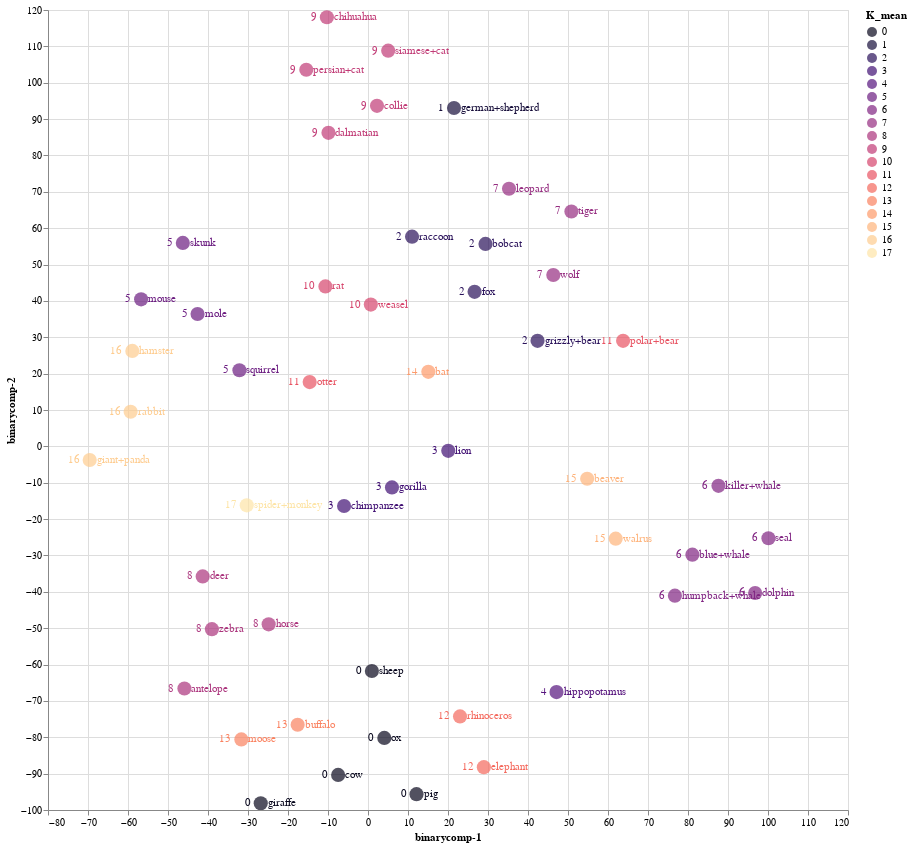

Here is the notebook cell this chart was saved with:
### Code cell
source = tsne_binary_df1

points = alt.Chart(source).mark_circle(size=200).encode(
    x='binarycomp-1:Q',
    y='binarycomp-2:Q',
    color=alt.Color('K_mean:N', scale=alt.Scale(scheme='Magma'))
    ).properties(
    width=800,
    height=800
)

text1 = points.mark_text(
    align='left',
    baseline='middle',
    dx=7
).encode(
    text='index:N'
)

text2 = points.mark_text(
    align='right',
    baseline='middle',
    dx=-10
).encode(
    text='K_mean:N'
)

points.interactive() + text1 + text2

### Figure 1 — Vega-Lite specification as saved in the notebook (floating-point values rounded to 4 significant figures)
{"config": {"view": {"continuousWidth": 400, "continuousHeight": 300}}, "layer": [{"mark": {"type": "circle", "size": 200}, "encoding": {"color": {"field": "K_mean", "scale": {"scheme": "Magma"}, "type": "nominal"}, "x": {"field": "binarycomp-1", "type": "quantitative"}, "y": {"field": "binarycomp-2", "type": "quantitative"}}, "height": 800, "selection": {"selector010": {"type": "interval", "bind": "scales", "encodings": ["x", "y"]}}, "width": 800}, {"mark": {"type": "text", "align": "left", "baseline": "middle", "dx": 7}, "encoding": {"color": {"field": "K_mean", "scale": {"scheme": "Magma"}, "type": "nominal"}, "text": {"field": "index", "type": "nominal"}, "x": {"field": "binarycomp-1", "type": "quantitative"}, "y": {"field": "binarycomp-2", "type": "quantitative"}}, "height": 800, "width": 800}, {"mark": {"type": "text", "align": "right", "baseline": "middle", "dx": -10}, "encoding": {"color": {"field": "K_mean", "scale": {"scheme": "Magma"}, "type": "nominal"}, "text": {"field": "K_mean", "type": "nominal"}, "x": {"field": "binarycomp-1", "type": "quantitative"}, "y": {"field": "binarycomp-2", "type": "quantitative"}}, "height": 800, "width": 800}], "data": {"name": "data-80756d2ced631a95a7eba193a1d02589"}, "$schema": "https://vega.github.io/schema/vega-lite/v4.17.0.json", "datasets": {"data-80756d2ced631a95a7eba193a1d02589": [{"binarycomp-1": -45.9, "binarycomp-2": -66.6, "index": "antelope", "order": "ARTIODACTYLA", "family": "BOVIDAE", "K_mean": 8}, {"binarycomp-1": 42.39, "binarycomp-2": 29.02, "index": "grizzly+bear", "order": "CARNIVORA", "family": "URSIDAE", "K_mean": 2}, {"binarycomp-1": 87.61, "binarycomp-2": -10.85, "index": "killer+whale", "order": "ARTIODACTYLA", "family": "DELPHINIDAE", "K_mean": 6}, {"binarycomp-1": 54.79, "binarycomp-2": -8.898, "index": "beaver", "order": "RODENTIA", "family": "APLODONTIIDAE", "K_mean": 15}, {"binarycomp-1": -9.883, "binarycomp-2": 86.23, "index": "dalmatian", "order": "CARNIVORA", "family": "CANIDAE", "K_mean": 9}, {"binarycomp-1": -15.43, "binarycomp-2": 103.6, "index": "persian+cat", "order": "CARNIVORA", "family": "FELIDAE", "K_mean": 9}, {"binarycomp-1": -24.84, "binarycomp-2": -48.95, "index": "horse", "order": "PERISSODACTYLA", "family": "EQUIDAE", "K_mean": 8}, {"binarycomp-1": 21.5, "binarycomp-2": 93.04, "index": "german+shepherd", "order": "CARNIVORA", "family": "CANIDAE", "K_mean": 1}, {"binarycomp-1": 81.1, "binarycomp-2": -29.78, "index": "blue+whale", "order": "ARTIODACTYLA", "family": "BALAENOPTERIDAE", "K_mean": 6}, {"binarycomp-1": 5.049, "binarycomp-2": 108.8, "index": "siamese+cat", "order": "CARNIVORA", "family": "FELIDAE", "K_mean": 9}, {"binarycomp-1": -46.29, "binarycomp-2": 55.94, "index": "skunk", "order": "CARNIVORA", "family": "MEPHITIDAE", "K_mean": 5}, {"binarycomp-1": -42.61, "binarycomp-2": 36.4, "index": "mole", "order": "EULIPOTYPHLA", "family": "TALPIDAE", "K_mean": 5}, {"binarycomp-1": 50.86, "binarycomp-2": 64.6, "index": "tiger", "order": "CARNIVORA", "family": "FELIDAE", "K_mean": 7}, {"binarycomp-1": 47.13, "binarycomp-2": -67.57, "index": "hippopotamus", "order": "ARTIODACTYLA", "family": "HIPPOPOTAMIDAE", "K_mean": 4}, {"binarycomp-1": 35.25, "binarycomp-2": 70.84, "index": "leopard", "order": "CARNIVORA", "family": "FELIDAE", "K_mean": 7}, {"binarycomp-1": -31.66, "binarycomp-2": -80.59, "index": "moose", "order": "ARTIODACTYLA", "family": "CERVIDAE", "K_mean": 13}, {"binarycomp-1": -30.31, "binarycomp-2": -16.22, "index": "spider+monkey", "order": "PRIMATES", "family": "ATELIDAE", "K_mean": 17}, {"binarycomp-1": 76.73, "binarycomp-2": -41.05, "index": "humpback+whale", "order": "ARTIODACTYLA", "family": "BALAENOPTERIDAE", "K_mean": 6}, {"binarycomp-1": 28.96, "binarycomp-2": -88.21, "index": "elephant", "order": "PROBOSCIDEA", "family": "ELEPHANTIDAE", "K_mean": 12}, {"binarycomp-1": 5.994, "binarycomp-2": -11.29, "index": "gorilla", "order": "PRIMATES", "family": "HOMINIDAE", "K_mean": 3}, {"binarycomp-1": 4.079, "binarycomp-2": -80.17, "index": "ox", "order": "ARTIODACTYLA", "family": "BOVIDAE", "K_mean": 0}, {"binarycomp-1": 26.65, "binarycomp-2": 42.49, "index": "fox", "order": "CARNIVORA", "family": "CANIDAE", "K_mean": 2}, {"binarycomp-1": 0.9736, "binarycomp-2": -61.76, "index": "sheep", "order": "ARTIODACTYLA", "family": "BOVIDAE", "K_mean": 0}, {"binarycomp-1": 100.1, "binarycomp-2": -25.27, "index": "seal", "order": "CARNIVORA", "family": "PHOCIDAE", "K_mean": 6}, {"binarycomp-1": -5.981, "binarycomp-2": -16.39, "index": "chimpanzee", "order": "PRIMATES", "family": "HOMINIDAE", "K_mean": 3}, {"binarycomp-1": -58.92, "binarycomp-2": 26.25, "index": "hamster", "order": "RODENTIA", "family": "CRICETIDAE", "K_mean": 16}, {"binarycomp-1": -32.14, "binarycomp-2": 20.94, "index": "squirrel", "order": "RODENTIA", "family": "SCIURIDAE", "K_mean": 5}, {"binarycomp-1": 23.01, "binarycomp-2": -74.26, "index": "rhinoceros", "order": "PERISSODACTYLA", "family": "RHINOCEROTIDAE", "K_mean": 12}, {"binarycomp-1": -59.34, "binarycomp-2": 9.527, "index": "rabbit", "order": "LAGOMORPHA", "family": "LEPORIDAE", "K_mean": 16}, {"binarycomp-1": 15.08, "binarycomp-2": 20.5, "index": "bat", "order": "CHIROPTERA", "family": "PHYLLOSTOMIDAE", "K_mean": 14}, {"binarycomp-1": -26.82, "binarycomp-2": -98.16, "index": "giraffe", "order": "ARTIODACTYLA", "family": "GIRAFFIDAE", "K_mean": 0}, {"binarycomp-1": 46.32, "binarycomp-2": 47.11, "index": "wolf", "order": "CARNIVORA", "family": "CANIDAE", "K_mean": 7}, {"binarycomp-1": -10.28, "binarycomp-2": 118.0, "index": "chihuahua", "order": "CARNIVORA", "family": "CANIDAE", "K_mean": 9}, {"binarycomp-1": -10.64, "binarycomp-2": 43.99, "index": "rat", "order": "RODENTIA", "family": "CRICETIDAE", "K_mean": 10}, {"binarycomp-1": 0.7076, "binarycomp-2": 39.0, "index": "weasel", "order": "CARNIVORA", "family": "MUSTELIDAE", "K_mean": 10}, {"binarycomp-1": -14.58, "binarycomp-2": 17.69, "index": "otter", "order": "CARNIVORA", "family": "MUSTELIDAE", "K_mean": 11}, {"binarycomp-1": -17.59, "binarycomp-2": -76.55, "index": "buffalo", "order": "ARTIODACTYLA", "family": "BOVIDAE", "K_mean": 13}, {"binarycomp-1": -39.02, "binarycomp-2": -50.27, "index": "zebra", "order": "PERISSODACTYLA", "family": "EQUIDAE", "K_mean": 8}, {"binarycomp-1": -69.57, "binarycomp-2": -3.754, "index": "giant+panda", "order": "CARNIVORA", "family": "URSIDAE", "K_mean": 16}, {"binarycomp-1": -41.33, "binarycomp-2": -35.76, "index": "deer", "order": "ARTIODACTYLA", "family": "CERVIDAE", "K_mean": 8}, {"binarycomp-1": 29.37, "binarycomp-2": 55.67, "index": "bobcat", "order": "CARNIVORA", "family": "FELIDAE", "K_mean": 2}, {"binarycomp-1": 12.13, "binarycomp-2": -95.64, "index": "pig", "order": "ARTIODACTYLA", "family": "SUIDAE", "K_mean": 0}, {"binarycomp-1": 20.06, "binarycomp-2": -1.227, "index": "lion", "order": "CARNIVORA", "family": "FELIDAE", "K_mean": 3}, {"binarycomp-1": -56.72, "binarycomp-2": 40.43, "index": "mouse", "order": "RODENTIA", "family": "CRICETIDAE", "K_mean": 5}, {"binarycomp-1": 63.77, "binarycomp-2": 29.01, "index": "polar+bear", "order": "CARNIVORA", "family": "URSIDAE", "K_mean": 11}, {"binarycomp-1": 2.248, "binarycomp-2": 93.65, "index": "collie", "order": "CARNIVORA", "family": "CANIDAE", "K_mean": 9}, {"binarycomp-1": 61.92, "binarycomp-2": -25.38, "index": "walrus", "order": "CARNIVORA", "family": "ODOBENIDAE", "K_mean": 15}, {"binarycomp-1": 11.01, "binarycomp-2": 57.66, "index": "raccoon", "order": "CARNIVORA", "family": "PROCYONIDAE", "K_mean": 2}, {"binarycomp-1": -7.465, "binarycomp-2": -90.35, "index": "cow", "order": "ARTIODACTYLA", "family": "BOVIDAE", "K_mean": 0}, {"binarycomp-1": 96.78, "binarycomp-2": -40.31, "index": "dolphin", "order": "ARTIODACTYLA", "family": "DELPHINIDAE", "K_mean": 6}]}}
